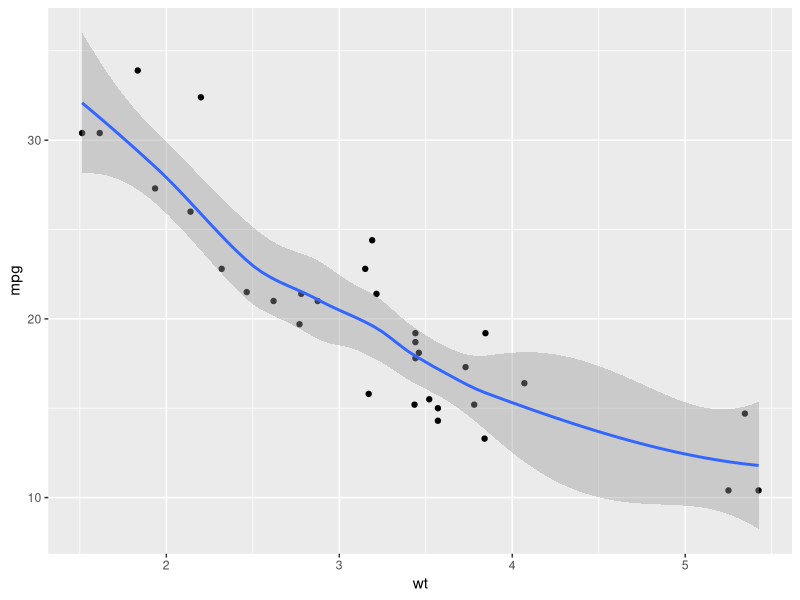
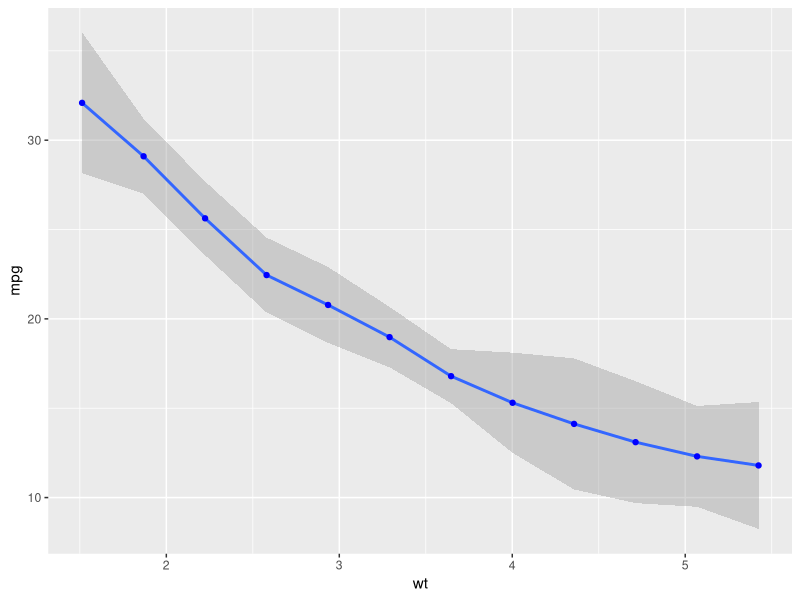
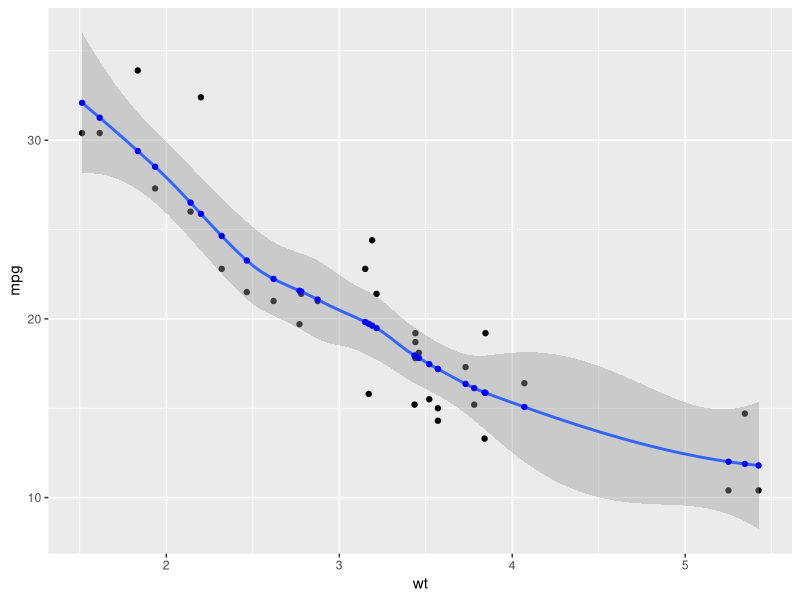
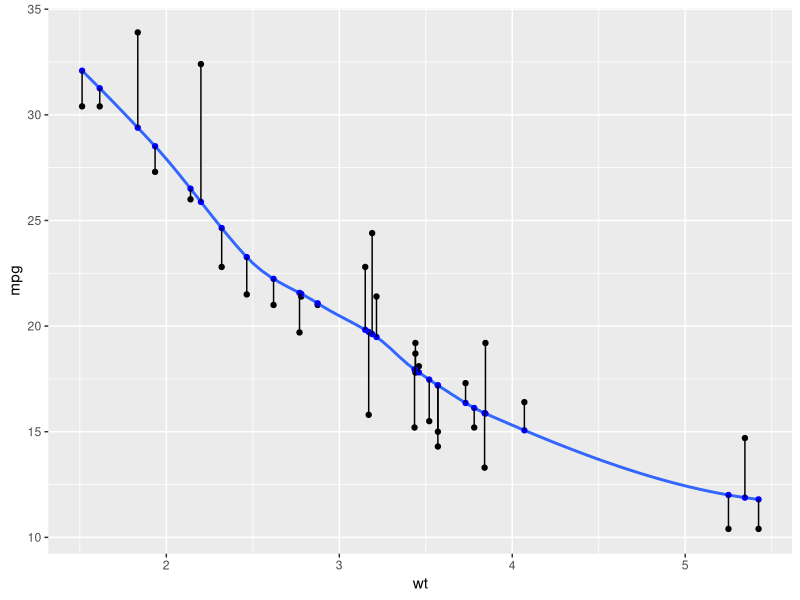
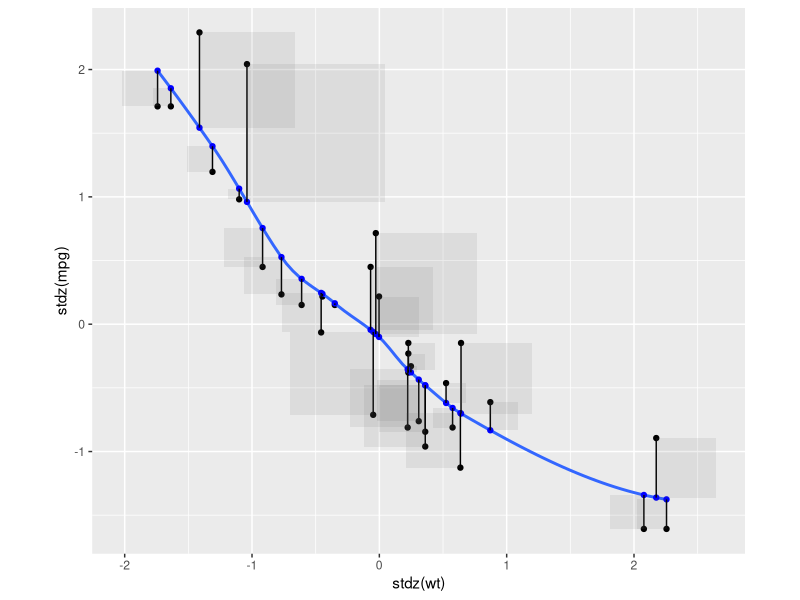
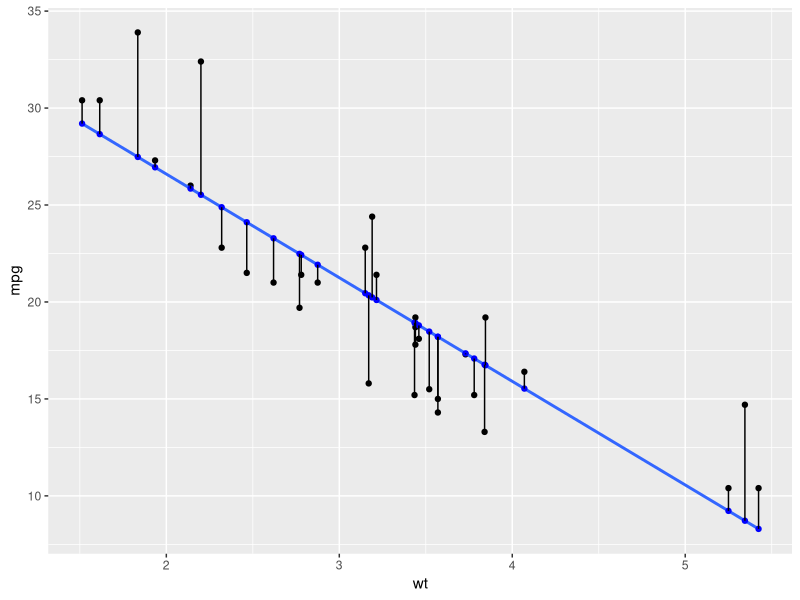
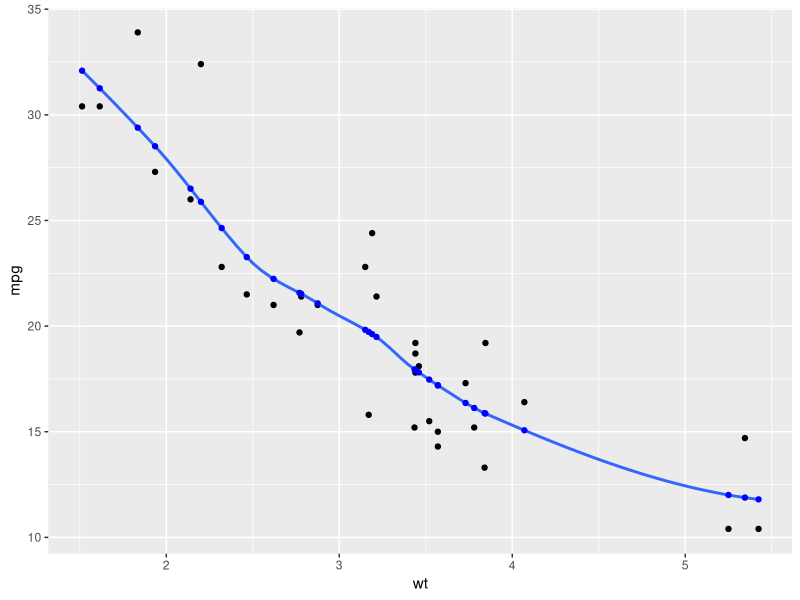

These charts were generated, in order, by the following R code: (Note: this script raises an error after producing the figures.)
## ---- chunk 1
knitr::opts_chunk$set(echo = TRUE, error = T)
## ---- chunk 2
library(tidyverse, warn.conflicts = F)

mtcars %>% 
  ggplot() +
  aes(wt, mpg) + 
  geom_point() + 
  geom_smooth()
## ---- chunk 3
mtcars %>% 
  ggplot() +
  aes(wt, mpg) + 
  geom_smooth(n = 12) +
  stat_smooth(geom = "point", 
              color = "blue", 
              n = 12)
## ---- chunk 4
# fit where the support is in the data... 
mtcars %>% 
  ggplot() +
  aes(wt, mpg) + 
  geom_point() +
  geom_smooth() + 
  stat_smooth(geom = "point", 
              color = "blue", 
              xseq = mtcars$wt)
## ---- chunk 5
ggplot2::StatSmooth$compute_group

library(dplyr)
mtcars %>%
  rename(x = wt, y = mpg, cat = am) %>%
  StatSmooth$compute_group(method = lm, formula = y ~ x, n = 7)
## ---- chunk 6
compute_group_smooth_fit <- function(data, scales, method = NULL, formula = NULL,
                           se = TRUE, n = 80, span = 0.75, fullrange = FALSE,
                           level = 0.95, method.args = list(),
                           na.rm = FALSE, flipped_aes = NA){
  
StatSmooth$compute_group(data = data, scales = scales, 
                       method = method, formula = formula, 
                       se = FALSE, n= n, span = span, fullrange = fullrange,
                       xseq = data$x, 
                       level = .95, method.args = method.args, 
                       na.rm = na.rm, flipped_aes = flipped_aes) %>% 
    mutate(xend = data$x,
           yend = data$y
           )
}
## ---- chunk 7
compute_group_smooth_sq_error <- function(data, scales, method = NULL, formula = NULL,
                           se = TRUE, n = 80, span = 0.75, fullrange = FALSE,
                           level = 0.95, method.args = list(),
                           na.rm = FALSE, flipped_aes = NA){
  
compute_group_smooth_fit(data = data, scales = scales, 
                       method = method, formula = formula, 
                       se = FALSE, n= n, span = span, fullrange = fullrange,
                       level = .95, method.args = method.args, 
                       na.rm = na.rm, flipped_aes = flipped_aes) %>% 
    mutate(ymin = y,
           xmin = x,
           ymax = yend,
           xmax = x + (ymax - ymin))
  
}
## ---- chunk 8
mtcars %>% 
  slice(1:10) %>% 
  rename(x = wt, y = mpg) %>% 
  compute_group_smooth_fit(method = lm, formula = y ~ x)


mtcars %>% 
  slice(1:10) %>% 
  rename(x = wt, y = mpg) %>% 
  compute_group_smooth_sq_error(method = lm, formula = y ~ x)
## ---- chunk 9
StatSmoothFit <- ggplot2::ggproto("StatSmoothFit", ggplot2::Stat,
  setup_params = StatSmooth$setup_params,
  extra_params = c("na.rm", "orientation"),
  compute_group = compute_group_smooth_fit,
  dropped_aes = c("weight"),
  required_aes = c("x", "y")
)

StatSmoothErrorSq <- ggplot2::ggproto("StatSmoothErrorSq", ggplot2::Stat,
  setup_params = StatSmooth$setup_params,
  extra_params = c("na.rm", "orientation"),
  compute_group = compute_group_smooth_sq_error,
  dropped_aes = c("weight"),
  required_aes = c("x", "y")
)
## ---- chunk 10
stat_fit <- function(mapping = NULL, data = NULL,
            geom = "point", position = "identity",
            ...,
            method = NULL,
            formula = NULL,
            se = TRUE,
            n = 80,
            span = 0.75,
            fullrange = FALSE,
            level = 0.95,
            method.args = list(),
            na.rm = FALSE,
            orientation = NA,
            show.legend = NA,
            inherit.aes = TRUE) {
  layer(
    data = data,
    mapping = mapping,
    stat = StatSmoothFit,
    geom = geom,
    position = position,
    show.legend = show.legend,
    inherit.aes = inherit.aes,
    params = rlang::list2(
      method = method,
      formula = formula,
      se = se,
      n = n,
      fullrange = fullrange,
      level = level,
      na.rm = na.rm,
      orientation = orientation,
      method.args = method.args,
      span = span,
      ...
    )
  )
}

stat_errorsq <- function(mapping = NULL, data = NULL,
                        geom = "rect", position = "identity",
                        ...,
                        method = NULL,
                        formula = NULL,
                        se = TRUE,
                        n = 80,
                        span = 0.75,
                        fullrange = FALSE,
                        level = 0.95,
                        method.args = list(),
                        na.rm = FALSE,
                        orientation = NA,
                        show.legend = NA,
                        inherit.aes = TRUE) {
  layer(
    data = data,
    mapping = mapping,
    stat = StatSmoothErrorSq,
    geom = geom,
    position = position,
    show.legend = show.legend,
    inherit.aes = inherit.aes,
    params = rlang::list2(
      method = method,
      formula = formula,
      se = se,
      n = n,
      fullrange = fullrange,
      level = level,
      na.rm = na.rm,
      orientation = orientation,
      method.args = method.args,
      span = span,
      ...
    )
  )
}

## ---- chunk 11
mtcars %>% 
  ggplot() +
  aes(wt, mpg) + 
  geom_point() +
  geom_smooth(alpha = .2, se = FALSE) +
  stat_fit(color = "blue") +  # wrap as geom_smooth_fit()
  stat_fit(geom = "segment") # geom_smooth_error()
## ---- chunk 12
stdz <- function(x){
  
  var_mean <- mean(x) 
  var_sd <- sd(x)
  
  (x-var_mean)/var_sd
  
}

last_plot() + 
  stat_errorsq(geom = "rect", alpha = .1)  + # geom_smooth_error_sq() +
  aes(stdz(wt), stdz(mpg)) + 
  coord_equal()

mtcars %>% 
  ggplot() +
  aes(wt, mpg) + 
  geom_point() +
  geom_smooth(alpha = .2, se = FALSE, method = lm) + 
  stat_fit(geom = "point", color = "blue", method = lm) + # wrap as geom_smooth_fit()
  stat_fit(geom = "segment", method = lm)
## ---- chunk 13
geom_smooth_fit <- function(...){stat_fit(color = "blue",...)}   # wrap as geom_smooth_fit()

geom_smooth_residual <- function(...){stat_fit(geom = "segment", color = "darkred", ...)}   # wrap as geom_smooth_fit()

mtcars %>%
  ggplot() +
  aes(wt, mpg) +
  geom_point() +
  geom_smooth(alpha = .2, se = FALSE) +
  geom_smooth_fit(color = "blue") #+  # wrap as geom_smooth_fit()
  geom_smooth_residual(geom = "segment")
